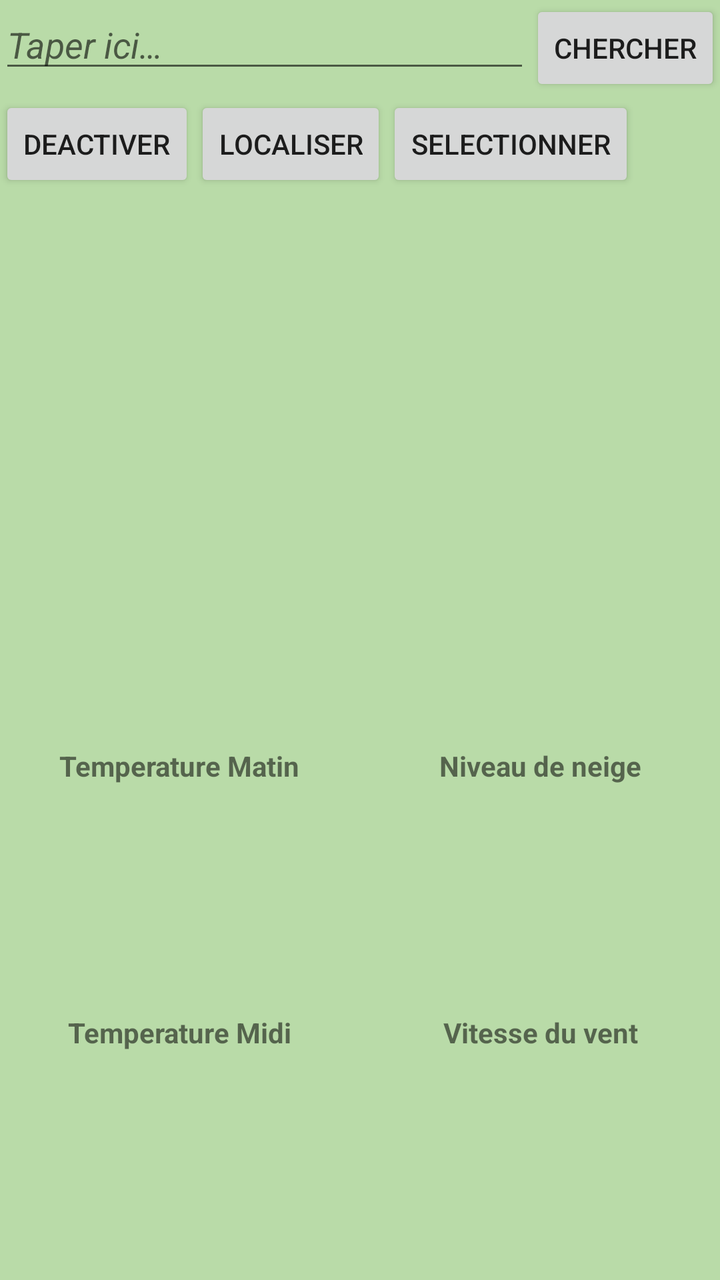
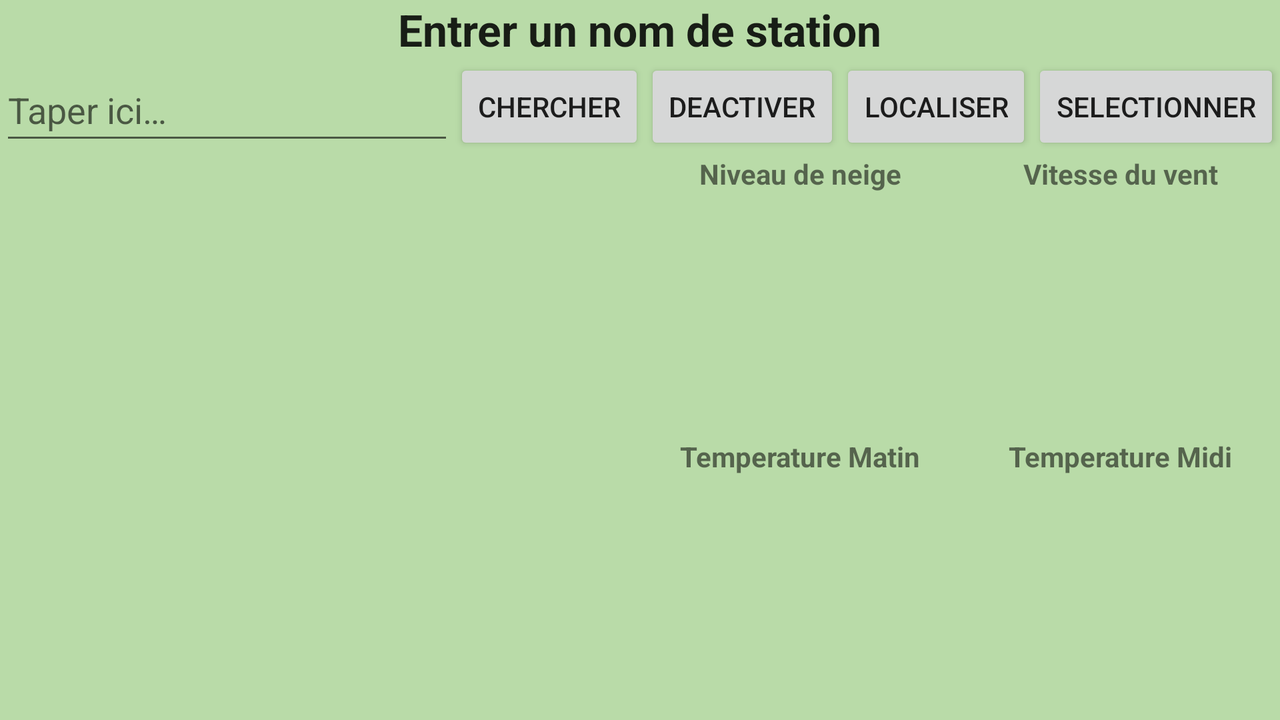

Compare how this app lays out the same screen by default and in its alternative resource folder. The renders come first, then the two layout files and the values they reference.
<!-- AndroidManifest.xml: application theme AppTheme -->
<!-- res/layout/activity_main.xml -->
<RelativeLayout xmlns:android="http://schemas.android.com/apk/res/android"
    xmlns:tools="http://schemas.android.com/tools"
    android:layout_width="match_parent"
    android:layout_height="wrap_content"
    android:paddingLeft="@dimen/activity_horizontal_margin"
    android:paddingRight="@dimen/activity_horizontal_margin"
    android:paddingTop="@dimen/activity_vertical_margin"
    android:paddingBottom="@dimen/activity_vertical_margin" tools:context=".MainActivity"
    android:id="@+id/coreLayout">

    <LinearLayout
        android:orientation="vertical"
        android:layout_width="match_parent"
        android:layout_height="match_parent"
        android:layout_alignParentTop="true"
        android:layout_centerHorizontal="true"
        android:id="@+id/container"
        android:background="#ffb9dba8">

        <LinearLayout
            android:orientation="vertical"
            android:layout_width="match_parent"
            android:layout_weight="0.8"
            android:layout_height="0dp"
            android:id="@+id/search_layout">

            
            <LinearLayout
                android:orientation="vertical"
                android:layout_width="match_parent"
                android:layout_height="match_parent"
                android:focusableInTouchMode="true" >

                <LinearLayout
                    android:orientation="horizontal"
                    android:layout_width="match_parent"
                    android:layout_height="wrap_content">
                    <EditText
                        android:layout_width="match_parent"
                        android:layout_height="wrap_content"
                        android:id="@+id/inputField"
                        android:layout_weight="1"
                        android:hint="@string/hint"
                        android:inputType="text"
                        android:textStyle="italic" />
                    <Button
                        style="?android:attr/buttonStyleSmall"
                        android:layout_width="wrap_content"
                        android:layout_height="wrap_content"
                        android:text="@string/btnSearch_name"
                        android:id="@+id/btnSearch"
                        android:layout_gravity="right"
                        android:clickable="false" />
                </LinearLayout>


                <LinearLayout
                    android:orientation="horizontal"
                    android:layout_weight="1"
                    android:layout_width="wrap_content"
                    android:layout_height="wrap_content">

                    <Button
                        style="?android:attr/buttonStyleSmall"
                        android:layout_width="wrap_content"
                        android:layout_height="wrap_content"
                        android:text="@string/btnVibration"
                        android:id="@+id/btnVibration"
                        android:layout_gravity="right"/>

                    <Button
                        style="?android:attr/buttonStyleSmall"
                        android:layout_width="wrap_content"
                        android:layout_height="wrap_content"
                        android:text="@string/location"
                        android:id="@+id/btnLocation"
                        android:layout_gravity="right"/>

                    <Button
                        style="?android:attr/buttonStyleSmall"
                        android:layout_width="wrap_content"
                        android:layout_height="wrap_content"
                        android:text="Selectionner"
                        android:id="@+id/btnSelectionner"
                        android:layout_gravity="right"/>

                </LinearLayout>


            </LinearLayout>

        </LinearLayout>

        <LinearLayout
            android:orientation="vertical"
            android:layout_width="match_parent"
            android:layout_weight="2"
            android:layout_height="0dp"
            android:id="@+id/img_weather_display">

            <LinearLayout
                android:orientation="vertical"
                android:layout_width="match_parent"
                android:layout_weight="2"
                android:layout_height="0dp">

                <ImageView
                    android:layout_width="150dp"
                    android:layout_height="150dp"
                    android:id="@+id/imgWeather"
                    android:layout_gravity="center_horizontal"
                    android:contentDescription="@string/imgView_desc" />

                <TextView
                    android:layout_width="wrap_content"
                    android:layout_height="wrap_content"
                    android:textAppearance="?android:attr/textAppearanceMedium"
                    android:id="@+id/img_desc"
                    android:layout_gravity="center_horizontal"
                    android:textStyle="bold" />

            </LinearLayout>

        </LinearLayout>

        <LinearLayout
            android:orientation="horizontal"
            android:layout_width="match_parent"
            android:layout_weight="2"
            android:layout_height="0dp"
            android:baselineAligned="false"
            android:id="@+id/data_display">

            <LinearLayout
                android:orientation="vertical"
                android:layout_width="match_parent"
                android:layout_weight="1"
                android:layout_height="match_parent">

                <LinearLayout
                    android:orientation="vertical"
                    android:layout_width="match_parent"
                    android:layout_height="match_parent"
                    android:layout_weight="0.5">

                    <TextView
                        android:layout_width="match_parent"
                        android:layout_height="match_parent"
                        android:layout_weight="0.4"
                        android:textStyle="bold"
                        android:textAppearance="?android:attr/textAppearanceSmall"
                        android:id="@+id/tempsMatin_dis"
                        android:text="@string/tempsMatin_dis"
                        android:gravity="center_horizontal" />

                    <TextView
                        android:layout_width="match_parent"
                        android:layout_height="match_parent"
                        android:layout_weight="0.1"
                        android:textStyle="bold"
                        android:textAppearance="?android:attr/textAppearanceLarge"
                        android:id="@+id/tempsMatin_deg"
                        android:textAlignment="gravity"
                        android:gravity="center_vertical|center_horizontal"
                        android:textSize="25sp" />

                </LinearLayout>

                <LinearLayout
                    android:orientation="vertical"
                    android:layout_width="match_parent"
                    android:layout_height="match_parent"
                    android:layout_weight="0.5">

                    <TextView
                        android:layout_width="match_parent"
                        android:layout_height="match_parent"
                        android:layout_weight="0.4"
                        android:textStyle="bold"
                        android:textAppearance="?android:attr/textAppearanceSmall"
                        android:id="@+id/tempsMidi_dis"
                        android:text="@string/tempsMidi_dis"
                        android:gravity="center_horizontal" />

                    <TextView
                        android:layout_width="match_parent"
                        android:layout_height="match_parent"
                        android:layout_weight="0.1"
                        android:textStyle="bold"
                        android:textAppearance="?android:attr/textAppearanceLarge"
                        android:id="@+id/tempsMidi_deg"
                        android:textAlignment="gravity"
                        android:gravity="center_vertical|center_horizontal"
                        android:textSize="25sp" />

                </LinearLayout>

            </LinearLayout>

            <LinearLayout
                android:orientation="vertical"
                android:layout_width="match_parent"
                android:layout_height="match_parent"
                android:layout_weight="1" >

                <LinearLayout
                    android:orientation="vertical"
                    android:layout_width="match_parent"
                    android:layout_height="match_parent"
                    android:layout_weight="0.5">

                    <TextView
                        android:layout_width="match_parent"
                        android:layout_height="match_parent"
                        android:layout_weight="0.4"
                        android:textStyle="bold"
                        android:textAppearance="?android:attr/textAppearanceSmall"
                        android:id="@+id/niveau_neige"
                        android:text="@string/niveau_neige"
                        android:gravity="center_horizontal" />

                    <TextView
                        android:layout_width="match_parent"
                        android:layout_height="match_parent"
                        android:layout_weight="0.1"
                        android:textStyle="bold"
                        android:textAppearance="?android:attr/textAppearanceLarge"
                        android:id="@+id/niveau_dis"
                        android:textAlignment="gravity"
                        android:gravity="center_vertical|center_horizontal"
                        android:textSize="25sp" />

                </LinearLayout>

                <LinearLayout
                    android:orientation="vertical"
                    android:layout_width="match_parent"
                    android:layout_height="match_parent"
                    android:layout_weight="0.5">

                    <TextView
                        android:layout_width="match_parent"
                        android:layout_height="match_parent"
                        android:layout_weight="0.4"
                        android:textStyle="bold"
                        android:textAppearance="?android:attr/textAppearanceSmall"
                        android:id="@+id/vitesse_vent"
                        android:text="@string/vitesse_vent"
                        android:gravity="center_horizontal" />

                    <TextView
                        android:layout_width="match_parent"
                        android:layout_height="match_parent"
                        android:layout_weight="0.1"
                        android:textStyle="bold"
                        android:textAppearance="?android:attr/textAppearanceLarge"
                        android:id="@+id/vent_dis"
                        android:textAlignment="gravity"
                        android:gravity="center_vertical|center_horizontal"
                        android:textSize="25sp" />

                </LinearLayout>

            </LinearLayout>

        </LinearLayout>

    </LinearLayout>

</RelativeLayout>
<!-- resources referenced by this layout -->
<resources>
  <string name="btnSearch_name">Chercher</string>
  <string name="btnVibration">Deactiver</string>
  <string name="hint">Taper ici…</string>
  <string name="imgView_desc">weather description</string>
  <string name="location">Localiser</string>
  <string name="niveau_neige">Niveau de neige</string>
  <string name="tempsMatin_dis">Temperature Matin</string>
  <string name="tempsMidi_dis">Temperature Midi</string>
  <string name="vitesse_vent">Vitesse du vent</string>
  <style name="AppTheme" parent="Theme.AppCompat.Light.NoActionBar">
          <item name="android:windowFullscreen">true</item>
          
      </style>
</resources>
<!-- res/layout-land/activity_main.xml (the author's variant of the layout above) -->
<!-- drawn on the phone turned sideways -->
<?xml version="1.0" encoding="utf-8"?>
<RelativeLayout xmlns:android="http://schemas.android.com/apk/res/android"
    android:layout_width="match_parent" android:layout_height="match_parent"
    android:id="@+id/coreLayout">

    <LinearLayout
        android:orientation="vertical"
        android:layout_width="match_parent"
        android:layout_height="match_parent"
        android:id="@+id/container"
        android:layout_centerVertical="true"
        android:layout_alignParentRight="true"
        android:layout_alignParentEnd="true"
        android:background="#ffb9dba8">

        <LinearLayout
            android:orientation="vertical"
            android:layout_width="match_parent"
            android:layout_height="wrap_content"
            android:id="@+id/search_layout">

            <TextView
                android:layout_width="wrap_content"
                android:layout_height="wrap_content"
                android:textAppearance="?android:attr/textAppearanceLarge"
                android:text="@string/enter_skiStation"
                android:textStyle="bold"
                android:id="@+id/textView"
                android:layout_gravity="center_horizontal" />

            <LinearLayout
                android:orientation="horizontal"
                android:layout_width="match_parent"
                android:layout_height="match_parent"
                android:focusableInTouchMode="true" >

                <EditText
                    android:layout_width="wrap_content"
                    android:layout_height="fill_parent"
                    android:id="@+id/inputField"
                    android:layout_weight="3"
                    android:hint="@string/hint" />

                <Button
                    style="?android:attr/buttonStyleSmall"
                    android:layout_width="wrap_content"
                    android:layout_height="wrap_content"
                    android:text="@string/btnSearch_name"
                    android:id="@+id/btnSearch" />

                <Button
                    style="?android:attr/buttonStyleSmall"
                    android:layout_width="wrap_content"
                    android:layout_height="wrap_content"
                    android:text="@string/btnVibration"
                    android:id="@+id/btnVibration"
                    android:layout_gravity="right" />

                <Button
                    style="?android:attr/buttonStyleSmall"
                    android:layout_width="wrap_content"
                    android:layout_height="wrap_content"
                    android:text="@string/location"
                    android:id="@+id/btnLocation"
                    android:layout_gravity="right"/>

                <Button
                    style="?android:attr/buttonStyleSmall"
                    android:layout_width="wrap_content"
                    android:layout_height="wrap_content"
                    android:text="@string/btnSelection"
                    android:id="@+id/btnSelectionner"
                    android:layout_gravity="right"/>

            </LinearLayout>

        </LinearLayout>

        <LinearLayout
            android:orientation="horizontal"
            android:layout_width="match_parent"
            android:layout_height="0dp"
            android:layout_weight="2"
            android:baselineAligned="false"
            android:id="@+id/data_display">

            <LinearLayout
                android:orientation="vertical"
                android:layout_width="match_parent"
                android:layout_height="match_parent"
                android:layout_weight="1">

                <ImageView
                    android:layout_width="match_parent"
                    android:layout_height="match_parent"
                    android:layout_weight="0.15"
                    android:id="@+id/imgWeather"
                    android:contentDescription="@string/imgView_desc" />

                <TextView
                    android:layout_width="match_parent"
                    android:layout_height="match_parent"
                    android:layout_weight="0.85"
                    android:gravity="center_horizontal"
                    android:textStyle="bold|italic"
                    android:textAppearance="?android:attr/textAppearanceMedium"
                    android:id="@+id/img_desc" />

            </LinearLayout>

            <LinearLayout
                android:orientation="vertical"
                android:layout_width="match_parent"
                android:layout_height="match_parent"
                android:layout_weight="1">

                <LinearLayout
                    android:orientation="horizontal"
                    android:layout_width="match_parent"
                    android:layout_height="match_parent"
                    android:layout_weight="1"
                    android:baselineAligned="false">

                    <LinearLayout
                        android:orientation="vertical"
                        android:layout_width="match_parent"
                        android:layout_height="match_parent"
                        android:layout_weight="0.5" >

                        <TextView
                            android:layout_width="match_parent"
                            android:layout_height="match_parent"
                            android:layout_weight="0.4"
                            android:textStyle="bold"
                            android:textAppearance="?android:attr/textAppearanceSmall"
                            android:id="@+id/niveau_neige"
                            android:text="@string/niveau_neige"
                            android:gravity="center_horizontal" />

                        <TextView
                            android:layout_width="match_parent"
                            android:layout_height="match_parent"
                            android:layout_weight="0.1"
                            android:textStyle="bold"
                            android:textAppearance="?android:attr/textAppearanceLarge"
                            android:id="@+id/niveau_dis"
                            android:textAlignment="gravity"
                            android:gravity="center_vertical|center_horizontal"
                            android:textSize="25sp" />
                    </LinearLayout>

                    <LinearLayout
                        android:orientation="vertical"
                        android:layout_width="match_parent"
                        android:layout_height="match_parent"
                        android:layout_weight="0.5" >

                        <TextView
                            android:layout_width="match_parent"
                            android:layout_height="match_parent"
                            android:layout_weight="0.4"
                            android:textStyle="bold"
                            android:textAppearance="?android:attr/textAppearanceSmall"
                            android:id="@+id/vitesse_vent"
                            android:text="@string/vitesse_vent"
                            android:gravity="center_horizontal"
                            android:singleLine="false" />

                        <TextView
                            android:layout_width="match_parent"
                            android:layout_height="match_parent"
                            android:layout_weight="0.1"
                            android:textStyle="bold"
                            android:textAppearance="?android:attr/textAppearanceLarge"
                            android:id="@+id/vent_dis"
                            android:textAlignment="gravity"
                            android:gravity="center_vertical|center_horizontal"
                            android:textSize="25sp" />
                    </LinearLayout>
                </LinearLayout>

                <LinearLayout
                    android:orientation="horizontal"
                    android:layout_width="match_parent"
                    android:layout_weight="1"
                    android:layout_height="match_parent"
                    android:baselineAligned="false">

                    <LinearLayout
                        android:orientation="vertical"
                        android:layout_width="match_parent"
                        android:layout_height="match_parent"
                        android:layout_weight="0.5" >

                        <TextView
                            android:layout_width="match_parent"
                            android:layout_height="match_parent"
                            android:layout_weight="0.4"
                            android:textStyle="bold"
                            android:textAppearance="?android:attr/textAppearanceSmall"
                            android:id="@+id/tempsMatin_dis"
                            android:text="@string/tempsMatin_dis"
                            android:gravity="center_horizontal" />

                        <TextView
                            android:layout_width="match_parent"
                            android:layout_height="match_parent"
                            android:layout_weight="0.1"
                            android:textStyle="bold"
                            android:textAppearance="?android:attr/textAppearanceLarge"
                            android:id="@+id/tempsMatin_deg"
                            android:textAlignment="gravity"
                            android:gravity="center_vertical|center_horizontal"
                            android:textSize="25sp" />
                    </LinearLayout>

                    <LinearLayout
                        android:orientation="vertical"
                        android:layout_width="match_parent"
                        android:layout_height="match_parent"
                        android:layout_weight="0.5" >

                        <TextView
                            android:layout_width="match_parent"
                            android:layout_height="match_parent"
                            android:layout_weight="0.4"
                            android:textStyle="bold"
                            android:textAppearance="?android:attr/textAppearanceSmall"
                            android:id="@+id/tempsMidi_dis"
                            android:text="@string/tempsMidi_dis"
                            android:gravity="center_horizontal" />

                        <TextView
                            android:layout_width="match_parent"
                            android:layout_height="match_parent"
                            android:layout_weight="0.1"
                            android:textStyle="bold"
                            android:textAppearance="?android:attr/textAppearanceLarge"
                            android:id="@+id/tempsMidi_deg"
                            android:textAlignment="gravity"
                            android:gravity="center_vertical|center_horizontal"
                            android:textSize="25sp" />
                    </LinearLayout>
                </LinearLayout>

            </LinearLayout>

        </LinearLayout>

    </LinearLayout>
</RelativeLayout>
<!-- resources referenced by the variant -->
<!-- as the phone turned sideways resolves them -->
<resources>
  <string name="btnSearch_name">Chercher</string>
  <string name="btnSelection">Selectionner</string>
  <string name="btnVibration">Deactiver</string>
  <string name="enter_skiStation">Entrer un nom de station</string>
  <string name="hint">Taper ici…</string>
  <string name="imgView_desc">weather description</string>
  <string name="location">Localiser</string>
  <string name="niveau_neige">Niveau de neige</string>
  <string name="tempsMatin_dis">Temperature Matin</string>
  <string name="tempsMidi_dis">Temperature Midi</string>
  <string name="vitesse_vent">Vitesse du vent</string>
  <style name="AppTheme" parent="Theme.AppCompat.Light.NoActionBar">
          <item name="android:windowFullscreen">true</item>
          
      </style>
</resources>
